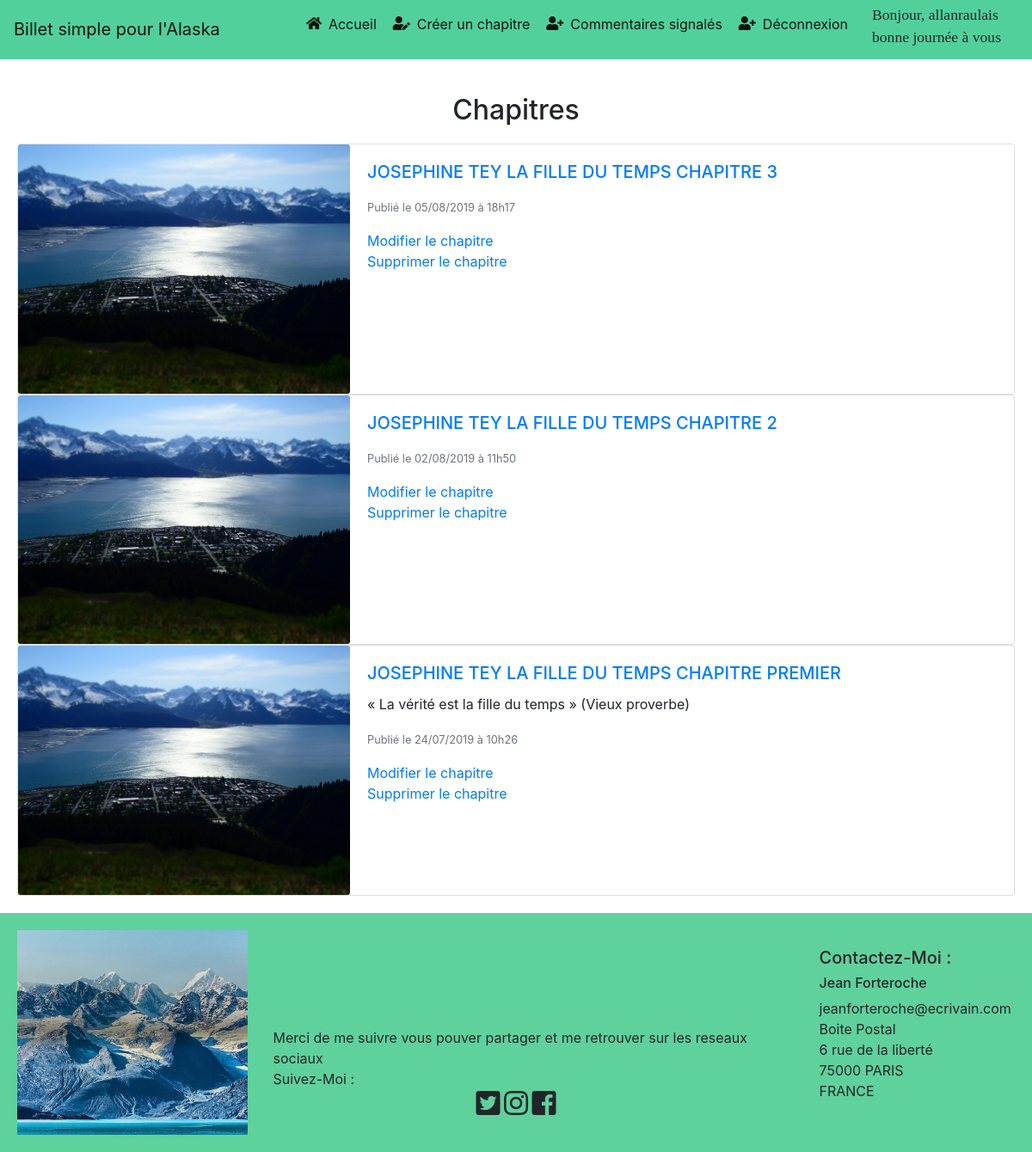
The app's page /index.php?action=admin (signed in) with its own data.
### tables this page shows
CREATE TABLE `tickets` (
  `id` int(11) NOT NULL,
  `title` varchar(255) NOT NULL,
  `contents` text NOT NULL,
  `ticketDescription` text NOT NULL,
  `creation_date` datetime NOT NULL
);

### controller/backend.php (called while the page is built, shortened)
<?php
require_once('models/frontend/ticketsManager.php');
function listTicketsAdmin ()
{
    $ticketsManager = new \Allan\Blog\Projet_4\Model\TicketsManager();
    $tickets = $ticketsManager->getTickets();
    require('views/backend/admin.php');
}

### models/frontend/ticketsManager.php (called while the page is built, shortened)
<?php
class TicketsManager extends Manager
{
    public function getTickets()
    {
        $db = $this->dbConnect();
        $req = $db->query('SELECT id, title	, ticketDescription, contents, DATE_FORMAT(creation_date, \'%d/%m/%Y\') AS date_jma, DATE_FORMAT(creation_date, \'%Hh%i\') AS date_hm FROM tickets ORDER BY creation_date DESC LIMIT 0, 5');
        return $req;
    }
}

### views/backend/admin.php (the view, shortened to what this page needs)
<header class="conteiner">
    <div class="row">
        <div class="col-sm-12">
            <h2 class="chapters">Chapitres</h2>
            <?php while ($data = $tickets->fetch()) {?>
            <div class="card mb-12" style="max-width: auto;">
                <div class="row no-gutters">
                    <div class="col-md-4">
                        <img src="public/images/alaska1.jpeg" class="card-img" alt="alaska-photo">
                    </div>
                    <div class="col-md-8">
                        <div class="card-body">
                            <h5 class="card-title"><a href="index.php?action=adminticket&amp;id=<?= $data['id'];?>">
                                    <?= htmlspecialchars($data['title']) ?> </a> </h5>
                            <p class="card-text"><?= htmlspecialchars($data['ticketDescription']) ?></p>
                            <p class="card-text"><small
                                    class="text-muted"><?= 'Publié le '. $data['date_jma']. ' à '. $data['date_hm'] ?></small>
                            </p>
                            <a href="index.php?action=updateChapter&amp;id=<?= $data['id'] ?>">Modifier le chapitre</a> <br>
                            <a href="index.php?action=deleteChapter&amp;id=<?= $data['id'] ?>">Supprimer le chapitre</a>
                        </div>
                    </div>
                </div>
            </div>
            <?php } $tickets->closeCursor();?>
        </div>
    </div>
</header>
<?php require('views/backend/templateConnect.php');?>

### public/css/style.css (style rules this page uses)
header { padding: 20px; }
.chapters { text-align: center; margin: 20px; }

### records on screen
tickets: title "JOSEPHINE TEY LA FILLE DU TEMPS CHAPITRE 3", date_jma "05/08/2019", date_hm "18h17"
tickets: title "JOSEPHINE TEY LA FILLE DU TEMPS CHAPITRE 2", date_jma "02/08/2019", date_hm "11h50"
tickets: title "JOSEPHINE TEY LA FILLE DU TEMPS CHAPITRE PREMIER", ticketDescription "« La vérité est la fille du temps » (Vieux proverbe)", date_jma "24/07/2019", date_hm "10h26"

### other values on screen
$_SESSION['username'] "allanraulais"
